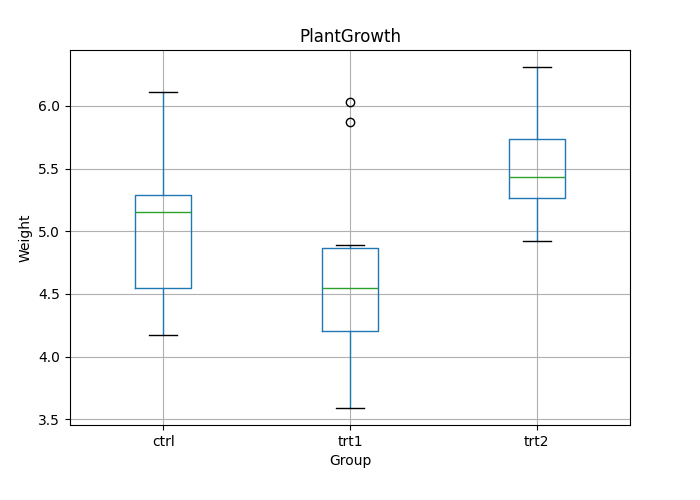

Write Python code to recreate this figure.
"""
PlantGrowth.

PyDataset Documentation (adopted from R Documentation):

Results from an Experiment on Plant Growth

Results from an experiment to compare yields (as measured by dried weight of
plants) obtained under a control and two different treatment conditions.

A data frame of 30 cases on 2 variables.

- `[,1] weight`: numeric, Dry weight of the plants
- `[,2] group`: factor, Treatment group (`ctrl`, `trt1`, `trt2`)

Source:

Dobson, A. J. (1983) _An Introduction to Statistical Modelling_. London:
Chapman and Hall.
"""
from matplotlib import pyplot as plt
from pydataset import data
import os

dataset_name = 'PlantGrowth'
# data(dataset_name, show_doc=True)
df = data(dataset_name)
print(df.head())

# Boxplot of plant weight by treatment group
df.boxplot(column='weight', by='group')
plt.suptitle('')
plt.xlabel('Group')
plt.ylabel('Weight')
plt.title(dataset_name)

if 'pydataset' in os.getcwd():
    plt.savefig(dataset_name)
else:
    plt.savefig(os.path.join('pydataset', dataset_name))
